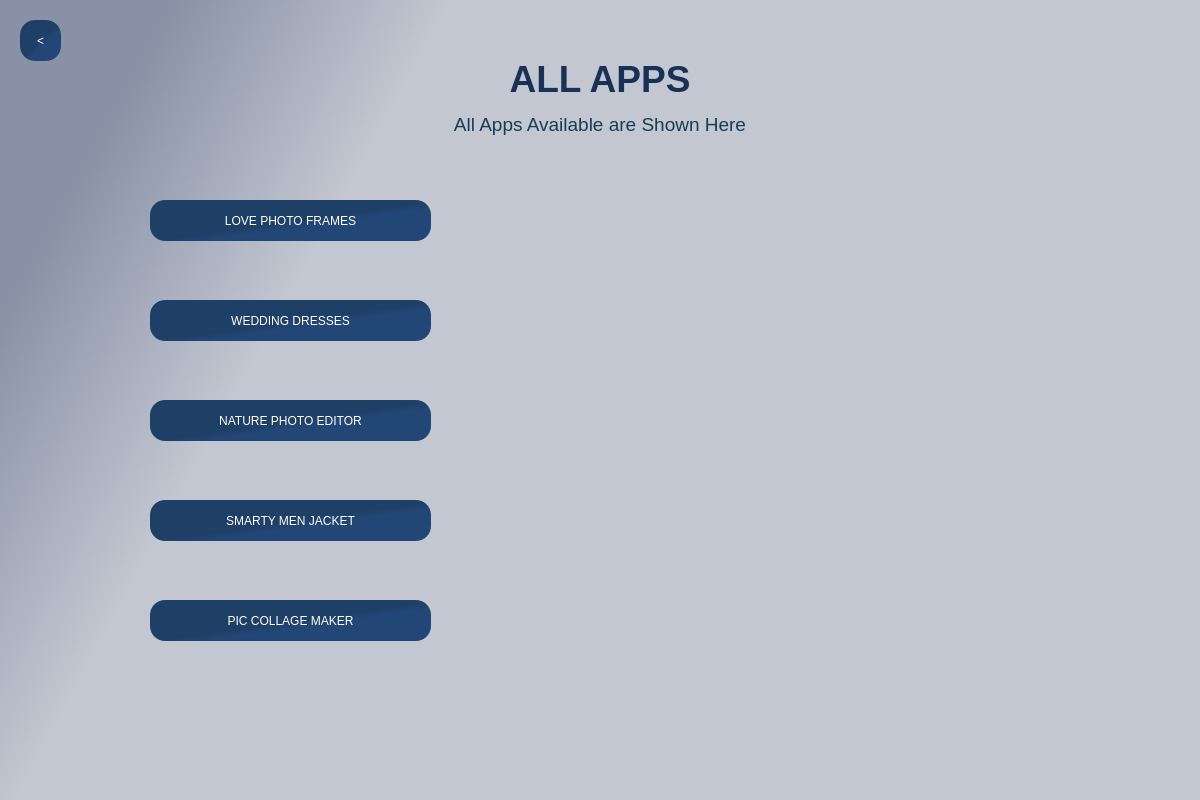
<?xml version="1.0" encoding="UTF-8"?>
<ui version="4.0">
 <class>Dialog</class>
 <widget class="QDialog" name="Dialog">
  <property name="geometry">
   <rect>
    <x>0</x>
    <y>0</y>
    <width>1200</width>
    <height>800</height>
   </rect>
  </property>
  <property name="windowTitle">
   <string>Dialog</string>
  </property>
  <widget class="QWidget" name="bgwidget" native="true">
   <property name="geometry">
    <rect>
     <x>0</x>
     <y>0</y>
     <width>1201</width>
     <height>801</height>
    </rect>
   </property>
   <property name="styleSheet">
    <string notr="true">QWidget#bgwidget{
background-color: qlineargradient(spread:pad, x1:0.461, y1:0.204545, x2:0.0852273, y2:0.068, stop:0.375 rgba(194, 199, 209, 255), stop:0.920455 rgba(137, 145, 166, 255));
}</string>
   </property>
   <widget class="QLabel" name="label">
    <property name="geometry">
     <rect>
      <x>450</x>
      <y>50</y>
      <width>300</width>
      <height>60</height>
     </rect>
    </property>
    <property name="toolTip">
     <string>&lt;html&gt;&lt;head/&gt;&lt;body&gt;&lt;p&gt;&lt;br/&gt;&lt;/p&gt;&lt;/body&gt;&lt;/html&gt;</string>
    </property>
    <property name="styleSheet">
     <string notr="true">font: 22pt &quot;MS Shell Dlg 2&quot;;</string>
    </property>
    <property name="text">
     <string>&lt;html&gt;&lt;head/&gt;&lt;body&gt;&lt;p align=&quot;center&quot;&gt;&lt;span style=&quot; font-size:28pt; font-weight:600; color:#193154;&quot;&gt;ALL APPS&lt;/span&gt;&lt;/p&gt;&lt;/body&gt;&lt;/html&gt;</string>
    </property>
   </widget>
   <widget class="QLabel" name="label_2">
    <property name="geometry">
     <rect>
      <x>450</x>
      <y>110</y>
      <width>300</width>
      <height>30</height>
     </rect>
    </property>
    <property name="toolTip">
     <string>&lt;html&gt;&lt;head/&gt;&lt;body&gt;&lt;p&gt;&lt;br/&gt;&lt;/p&gt;&lt;/body&gt;&lt;/html&gt;</string>
    </property>
    <property name="styleSheet">
     <string notr="true">font: 22pt &quot;MS Shell Dlg 2&quot;;</string>
    </property>
    <property name="text">
     <string>&lt;html&gt;&lt;head/&gt;&lt;body&gt;&lt;p align=&quot;center&quot;&gt;&lt;span style=&quot; font-size:14pt; color:#193c54;&quot;&gt;All Apps Available are Shown Here&lt;/span&gt;&lt;/p&gt;&lt;/body&gt;&lt;/html&gt;</string>
    </property>
   </widget>
   <widget class="QPushButton" name="app2">
    <property name="geometry">
     <rect>
      <x>150</x>
      <y>300</y>
      <width>281</width>
      <height>41</height>
     </rect>
    </property>
    <property name="styleSheet">
     <string notr="true">border-radius:15px;
font: 12pt &quot;MS Shell Dlg 2&quot;;
color: rgb(255, 255, 255);
background-color: qlineargradient(spread:pad, x1:0.211091, y1:0.199, x2:0.608, y2:0.603, stop:0.767045 rgba(30, 63, 102, 255), stop:0.977273 rgba(34, 70, 117, 255));</string>
    </property>
    <property name="text">
     <string>WEDDING DRESSES</string>
    </property>
   </widget>
   <widget class="QPushButton" name="back">
    <property name="geometry">
     <rect>
      <x>20</x>
      <y>20</y>
      <width>41</width>
      <height>41</height>
     </rect>
    </property>
    <property name="styleSheet">
     <string notr="true">border-radius:15px;
font: 12pt &quot;MS Shell Dlg 2&quot;;
color: rgb(255, 255, 255);
background-color: qlineargradient(spread:pad, x1:0.211091, y1:0.199, x2:0.608, y2:0.603, stop:0.767045 rgba(30, 63, 102, 255), stop:0.977273 rgba(34, 70, 117, 255));</string>
    </property>
    <property name="text">
     <string>&lt;</string>
    </property>
   </widget>
   <widget class="QPushButton" name="app3">
    <property name="geometry">
     <rect>
      <x>150</x>
      <y>400</y>
      <width>281</width>
      <height>41</height>
     </rect>
    </property>
    <property name="styleSheet">
     <string notr="true">border-radius:15px;
font: 12pt &quot;MS Shell Dlg 2&quot;;
color: rgb(255, 255, 255);
background-color: qlineargradient(spread:pad, x1:0.211091, y1:0.199, x2:0.608, y2:0.603, stop:0.767045 rgba(30, 63, 102, 255), stop:0.977273 rgba(34, 70, 117, 255));</string>
    </property>
    <property name="text">
     <string>NATURE PHOTO EDITOR</string>
    </property>
   </widget>
   <widget class="QPushButton" name="app1">
    <property name="geometry">
     <rect>
      <x>150</x>
      <y>200</y>
      <width>281</width>
      <height>41</height>
     </rect>
    </property>
    <property name="styleSheet">
     <string notr="true">border-radius:15px;
font: 12pt &quot;MS Shell Dlg 2&quot;;
color: rgb(255, 255, 255);
background-color: qlineargradient(spread:pad, x1:0.211091, y1:0.199, x2:0.608, y2:0.603, stop:0.767045 rgba(30, 63, 102, 255), stop:0.977273 rgba(34, 70, 117, 255));</string>
    </property>
    <property name="text">
     <string>LOVE PHOTO FRAMES</string>
    </property>
   </widget>
   <widget class="QPushButton" name="app4">
    <property name="geometry">
     <rect>
      <x>150</x>
      <y>500</y>
      <width>281</width>
      <height>41</height>
     </rect>
    </property>
    <property name="styleSheet">
     <string notr="true">border-radius:15px;
font: 12pt &quot;MS Shell Dlg 2&quot;;
color: rgb(255, 255, 255);
background-color: qlineargradient(spread:pad, x1:0.211091, y1:0.199, x2:0.608, y2:0.603, stop:0.767045 rgba(30, 63, 102, 255), stop:0.977273 rgba(34, 70, 117, 255));</string>
    </property>
    <property name="text">
     <string>SMARTY MEN JACKET</string>
    </property>
   </widget>
   <widget class="QPushButton" name="app5">
    <property name="geometry">
     <rect>
      <x>150</x>
      <y>600</y>
      <width>281</width>
      <height>41</height>
     </rect>
    </property>
    <property name="styleSheet">
     <string notr="true">border-radius:15px;
font: 12pt &quot;MS Shell Dlg 2&quot;;
color: rgb(255, 255, 255);
background-color: qlineargradient(spread:pad, x1:0.211091, y1:0.199, x2:0.608, y2:0.603, stop:0.767045 rgba(30, 63, 102, 255), stop:0.977273 rgba(34, 70, 117, 255));</string>
    </property>
    <property name="text">
     <string>PIC COLLAGE MAKER</string>
    </property>
   </widget>
  </widget>
 </widget>
 <resources/>
 <connections/>
</ui>
